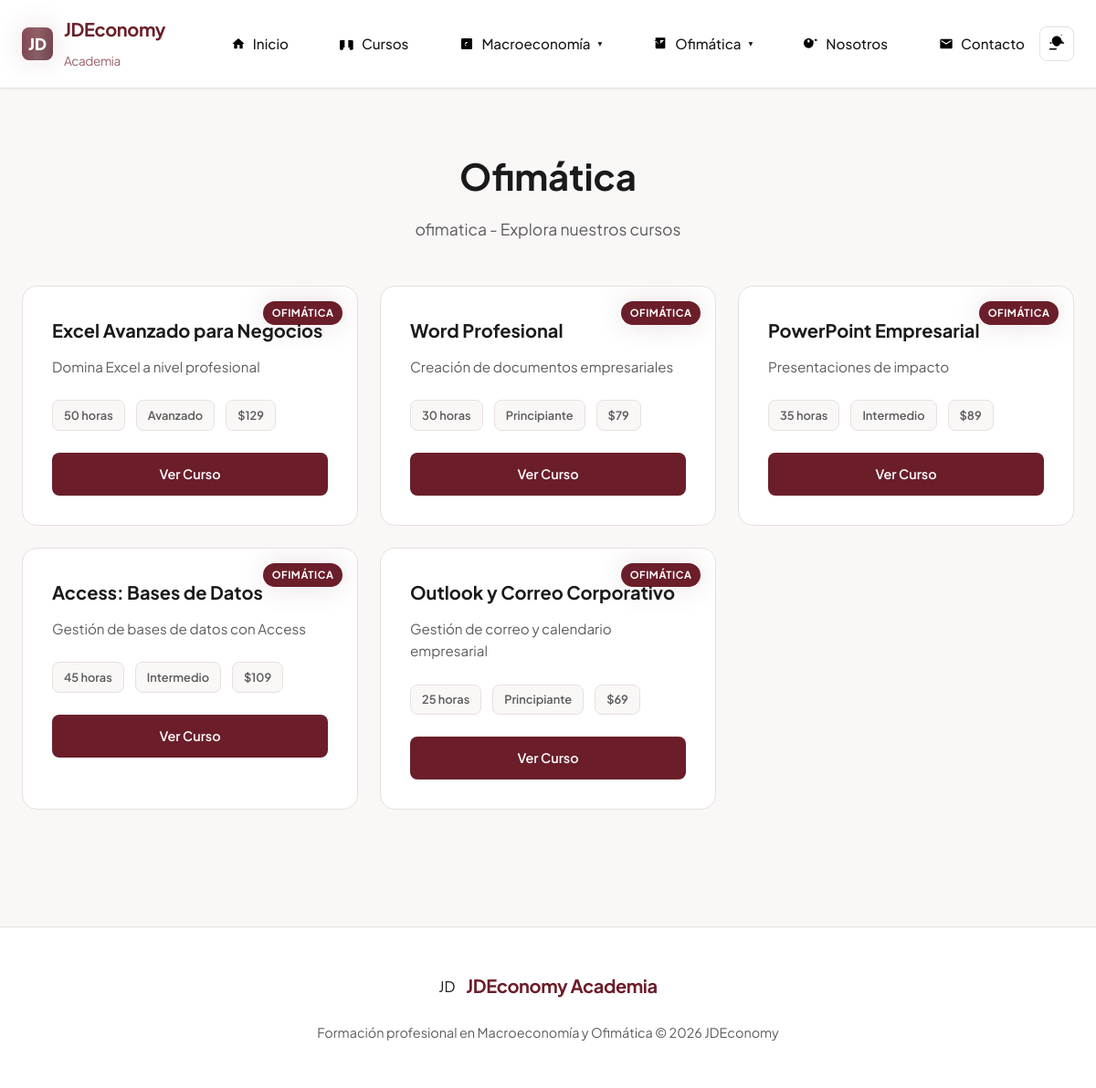
Screenshot of /ofimatica/ with the database file from the repository.
### tables this page shows
CREATE TABLE IF NOT EXISTS menu_items (
    id INT AUTO_INCREMENT PRIMARY KEY,
    name VARCHAR(100) NOT NULL,
    slug VARCHAR(100) NOT NULL UNIQUE,
    parent_id INT DEFAULT NULL,
    url VARCHAR(255) DEFAULT NULL,
    icon VARCHAR(50) DEFAULT NULL,
    sort_order INT DEFAULT 0,
    is_active TINYINT(1) DEFAULT 1,
    created_at TIMESTAMP DEFAULT CURRENT_TIMESTAMP,
    updated_at TIMESTAMP DEFAULT CURRENT_TIMESTAMP ON UPDATE CURRENT_TIMESTAMP,
    FOREIGN KEY (parent_id) REFERENCES menu_items(id) ON DELETE CASCADE,
    INDEX idx_parent (parent_id),
    INDEX idx_slug (slug),
    INDEX idx_sort (sort_order)
);

CREATE TABLE IF NOT EXISTS courses (
    id INT AUTO_INCREMENT PRIMARY KEY,
    title VARCHAR(200) NOT NULL,
    subtitle VARCHAR(300) DEFAULT NULL,
    slug VARCHAR(100) NOT NULL UNIQUE,
    menu_id INT DEFAULT NULL,
    description TEXT,
    short_description VARCHAR(500),
    duration VARCHAR(50) DEFAULT NULL,
    level VARCHAR(50) DEFAULT 'Principiante',
    price DECIMAL(10,2) DEFAULT 0.00,
    image_url VARCHAR(500) DEFAULT NULL,
    is_published TINYINT(1) DEFAULT 1,
    sort_order INT DEFAULT 0,
    created_at TIMESTAMP DEFAULT CURRENT_TIMESTAMP,
    updated_at TIMESTAMP DEFAULT CURRENT_TIMESTAMP ON UPDATE CURRENT_TIMESTAMP,
    FOREIGN KEY (menu_id) REFERENCES menu_items(id) ON DELETE SET NULL,
    INDEX idx_menu (menu_id),
    INDEX idx_slug (slug),
    INDEX idx_sort (sort_order)
);

### config/functions.php (called while the page is built, shortened)
<?php
function getMenuItemBySlug($pdo, $slug) {
    $stmt = $pdo->prepare("SELECT * FROM menu_items WHERE slug = ? AND is_active = 1 LIMIT 1");
    $stmt->execute([$slug]);
    return $stmt->fetch();
}
function getCoursesByMenu($pdo, $menuId) {
    $stmt = $pdo->prepare("SELECT * FROM courses WHERE menu_id = ? AND is_published = 1 ORDER BY sort_order ASC, title ASC");
    $stmt->execute([$menuId]);
    return $stmt->fetchAll();
}

### category.php (the view, shortened to what this page needs)
<?php
require_once __DIR__ . '/config/db.php';
require_once __DIR__ . '/config/functions.php';
$slug = $_GET['slug'] ?? '';
$menuItem = getMenuItemBySlug($pdo, $slug);
$courses = [];
if ($menuItem) {
    $courses = getCoursesByMenu($pdo, $menuItem['id']);
}
?>
<!DOCTYPE html>
<html lang="es">
<head>
    <link rel="stylesheet" href="/jdeconomy/assets/css/style.css">
</head>
<body>
    <header class="header" id="main-header">
        <div class="header-inner">
            <div class="logo">
                <div class="logo-mark">JD</div>
                <div class="logo-text">JDEconomy <span style="font-weight:400; font-size:0.85rem; opacity:0.7;">Academia</span></div>
            </div>
            <nav class="nav-menu" id="nav-menu">
                <a href="/jdeconomy/" class="nav-link">
                    <span class="icon icon-sm"><svg><use href="#icon-home"></use></svg></span>
                    Inicio
                </a>
                <a href="/jdeconomy/cursos/" class="nav-link">
                    <span class="icon icon-sm"><svg><use href="#icon-book"></use></svg></span>
                    Cursos
                </a>
                <a href="/jdeconomy/macroeconomia/" class="nav-link has-children">
                    <span class="icon icon-sm"><svg><use href="#icon-chart"></use></svg></span>
                    Macroeconomía <span class="nav-arrow">▾</span>
                </a>
                <a href="/jdeconomy/ofimatica/" class="nav-link has-children">
                    <span class="icon icon-sm"><svg><use href="#icon-laptop"></use></svg></span>
                    Ofimática <span class="nav-arrow">▾</span>
                </a>
                <a href="/jdeconomy/nosotros/" class="nav-link">
                    <span class="icon icon-sm"><svg><use href="#icon-users"></use></svg></span>
                    Nosotros
                </a>
                <a href="/jdeconomy/contacto/" class="nav-link">
                    <span class="icon icon-sm"><svg><use href="#icon-mail"></use></svg></span>
                    Contacto
                </a>
            </nav>
            <div class="nav-actions">
                <button class="theme-toggle" id="theme-toggle" aria-label="Cambiar tema">
                    <span class="theme-icon">
                        <svg id="theme-sun" width="18" height="18"><use href="#icon-sun"></use></svg>
                    </span>
                </button>
            </div>
        </div>
    </header>
    <section class="courses-section">
        <div class="container">
            <div class="section-header">
                <h1 class="section-title"><?= htmlspecialchars($menuItem['name'] ?? 'Categoría') ?></h1>
                <?php if ($menuItem): ?><p class="section-subtitle"><?= htmlspecialchars($menuItem['slug']) ?> - Explora nuestros cursos</p><?php endif; ?>
            </div>
            <?php if (!empty($courses)): ?>
                <div class="courses-grid">
                    <?php foreach ($courses as $course): ?>
                        <article class="course-card">
                            <div class="course-badge-macro"><?= htmlspecialchars($menuItem['name'] ?? 'Curso') ?></div>
                            <div class="course-content">
                                <h3><?= htmlspecialchars($course['title']) ?></h3>
                                <p><?= htmlspecialchars($course['subtitle']) ?></p>
                                <div class="course-meta">
                                    <span><?= htmlspecialchars($course['duration']) ?></span>
                                    <span><?= htmlspecialchars($course['level']) ?></span>
                                    <span>$<?= number_format($course['price'], 0) ?></span>
                                </div>
                                <a href="/jdeconomy/<?= htmlspecialchars($slug) ?>/<?= htmlspecialchars($course['slug']) ?>/" class="btn-course">Ver Curso</a>
                            </div>
                        </article>
                    <?php endforeach; ?>
                </div>
            <?php endif; ?>
        </div>
    </section>
    <footer class="footer">
        <div class="footer-content">
            <div class="footer-brand">
                <div class="logo-mark">JD</div>
                <div class="logo-text">JDEconomy Academia</div>
            </div>
            <p class="footer-text">Formación profesional en Macroeconomía y Ofimática © 2026 JDEconomy</p>
        </div>
    </footer>
</body>
</html>

### rows the page displays
menu_items: name "Ofimática", slug "ofimatica"
courses: menu.name "OFIMÁTICA", title "Excel Avanzado para Negocios", subtitle "Domina Excel a nivel profesional", duration "50 horas", level "Avanzado", price "129"
courses: menu.name "OFIMÁTICA", title "Word Profesional", subtitle "Creación de documentos empresariales", duration "30 horas", level "Principiante", price "79"
courses: menu.name "OFIMÁTICA", title "PowerPoint Empresarial", subtitle "Presentaciones de impacto", duration "35 horas", level "Intermedio", price "89"
courses: menu.name "OFIMÁTICA", title "Access: Bases de Datos", subtitle "Gestión de bases de datos con Access", duration "45 horas", level "Intermedio", price "109"
courses: menu.name "OFIMÁTICA", title "Outlook y Correo Corporativo", subtitle "Gestión de correo y calendario empresarial", duration "25 horas", level "Principiante", price "69"
